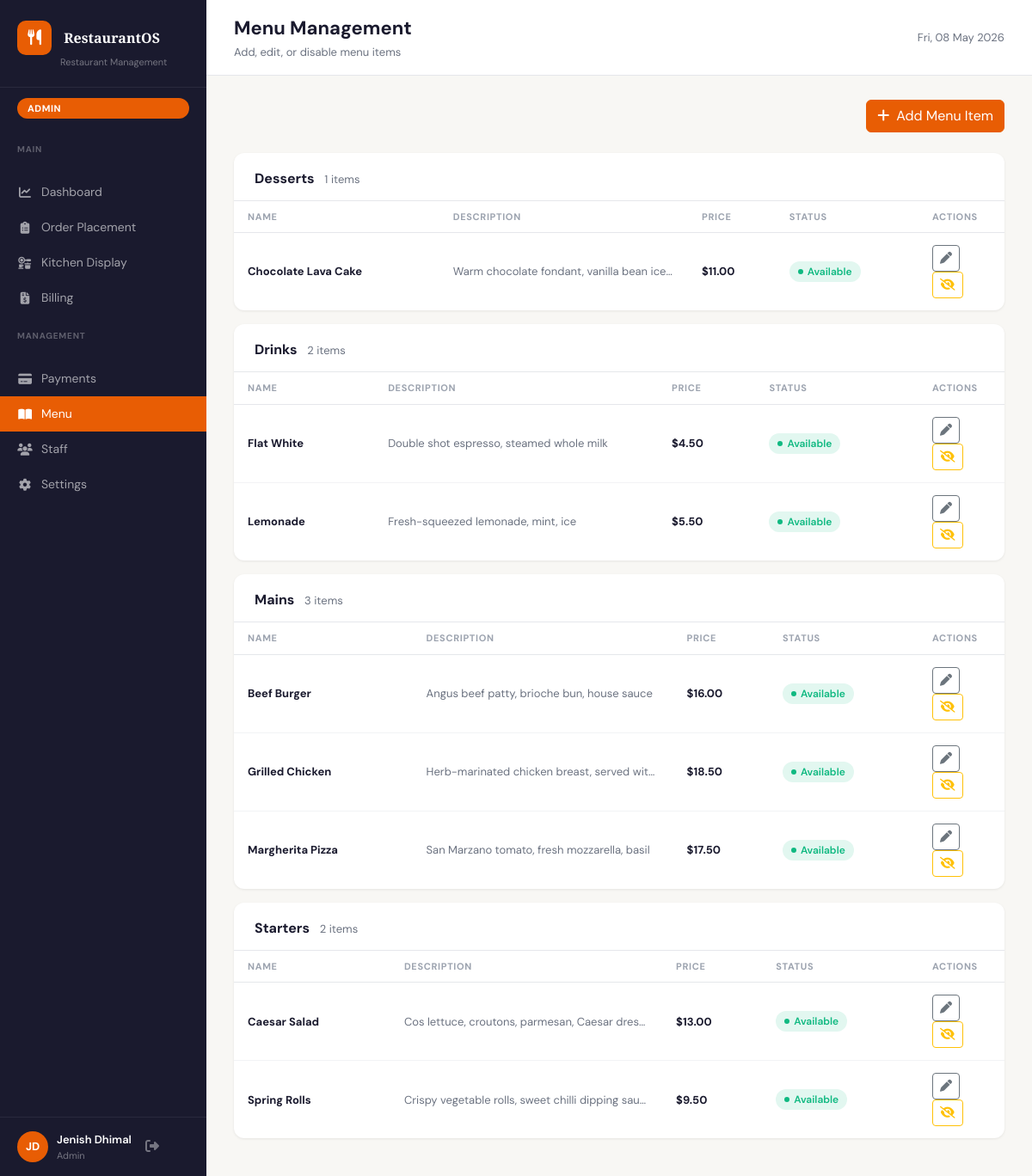
Page /menu.php (signed in) on the committed database.
### tables this page shows
CREATE TABLE menu_items (
    id INT UNSIGNED AUTO_INCREMENT PRIMARY KEY,
    name VARCHAR(100) NOT NULL,
    description TEXT,
    price DECIMAL(8,2) NOT NULL,
    category VARCHAR(50),
    is_available TINYINT(1) NOT NULL DEFAULT 1,
    stock_item_id INT UNSIGNED DEFAULT NULL,
    deduct_qty DECIMAL(8,3) NOT NULL DEFAULT 0,
    created_at DATETIME NOT NULL DEFAULT CURRENT_TIMESTAMP
);

### includes/auth.php (called while the page is built, shortened)
<?php
function is_admin(): bool   { return ($_SESSION['role'] ?? '') === 'admin'; }
function is_kitchen(): bool { return ($_SESSION['role'] ?? '') === 'kitchen'; }
function current_user(): ?array {
    return [
        'id'   => $_SESSION['user_id'],
        'name' => $_SESSION['name'],
        'role' => $_SESSION['role'],
    ];
}

### menu.php (the view, shortened to what this page needs)
<?php
require_once __DIR__ . '/includes/auth.php';
$pdo = db();
$items = $pdo->query(
    "SELECT id, name, description, price, category, is_available
     FROM menu_items ORDER BY category, name"
)->fetchAll();
$grouped = [];
foreach ($items as $item) {
    $grouped[$item['category'] ?: 'Uncategorised'][] = $item;
}
$pageTitle    = 'Menu Management';
$pageSubtitle = 'Add, edit, or disable menu items';
$activePage   = 'menu';
require_once __DIR__ . '/includes/header.php';
?>
<div class="d-flex justify-content-between align-items-center mb-4">
  <button class="btn btn-primary" onclick="openAddModal()">
    <i class="fa-solid fa-plus me-2"></i>Add Menu Item
  </button>
</div>
<?php foreach ($grouped as $category => $catItems): ?>
<div class="section-card mb-3">
  <div class="section-card-header">
    <h2>
      <?= htmlspecialchars($category) ?>
      <span class="ms-2 fw-normal" style="font-size:13px;color:var(--text-secondary);"><?= count($catItems) ?> items</span>
    </h2>
  </div>
  <div style="overflow-x:auto;">
    <table class="ros-table">
      <thead>
        <tr>
          <th>Name</th>
          <th>Description</th>
          <th>Price</th>
          <th>Status</th>
          <th style="width:100px;">Actions</th>
        </tr>
      </thead>
      <tbody>
        <?php foreach ($catItems as $it): ?>
        <tr>
          <td><strong><?= htmlspecialchars($it['name']) ?></strong></td>
          <td style="color:var(--text-secondary);max-width:200px;white-space:nowrap;overflow:hidden;text-overflow:ellipsis;">
            <?= htmlspecialchars($it['description'] ?? '') ?>
          </td>
          <td><strong>$<?= number_format($it['price'], 2) ?></strong></td>
          <td>
            <?php if ($it['is_available']): ?>
              <span class="status-badge status-ready">Available</span>
            <?php else: ?>
              <span class="status-badge" style="background:rgba(107,114,128,.1);color:#6b7280;">Unavailable</span>
            <?php endif; ?>
          </td>
          <td>
            <button class="btn btn-sm btn-outline-secondary me-1" title="Edit"
              onclick="openEditModal(<?= htmlspecialchars(json_encode($it), ENT_QUOTES) ?>)">
              <i class="fa-solid fa-pen"></i>
            </button>
            <form method="POST" action="/menu-toggle.php" class="d-inline">
              <button type="submit"
                class="btn btn-sm <?= $it['is_available'] ? 'btn-outline-warning' : 'btn-outline-success' ?>"
                title="<?= $it['is_available'] ? 'Disable' : 'Enable' ?>">
                <i class="fa-solid fa-<?= $it['is_available'] ? 'eye-slash' : 'eye' ?>"></i>
              </button>
            </form>
          </td>
        </tr>
        <?php endforeach; ?>
      </tbody>
    </table>
  </div>
</div>
<?php endforeach; ?>
<?php require_once __DIR__ . '/includes/footer.php'; ?>

### includes/header.php (shortened to what this page needs)
<?php
$user = current_user();
$initials = strtoupper(implode('', array_map(fn($w) => $w[0], array_filter(explode(' ', $user['name'])))));
$today = date('D, d M Y');
?>
<!DOCTYPE html>
<html lang="en">
<head>
  <link href="https://cdn.jsdelivr.net/npm/bootstrap@5.3.3/dist/css/bootstrap.min.css" rel="stylesheet">
  <link href="https://cdnjs.cloudflare.com/ajax/libs/font-awesome/6.5.0/css/all.min.css" rel="stylesheet">
  <link href="/assets/css/app.css" rel="stylesheet">
</head>
<body>
<div class="app-layout">
  <nav class="sidebar">
    <div class="sidebar-brand">
      <span class="brand-icon"><i class="fa-solid fa-utensils"></i></span>
      <span class="brand-name">RestaurantOS</span>
      <span class="brand-sub">Restaurant Management</span>
    </div>
    <span class="role-badge"><?= strtoupper(htmlspecialchars($user['role'])) ?></span>
    <p class="sidebar-section-label">Main</p>
    <ul class="sidebar-nav">
      <?php if (is_admin()): ?>
      <li><a href="/dashboard.php" class="<?= $activePage === 'dashboard' ? 'active' : '' ?>">
        <i class="fa-solid fa-chart-line"></i> Dashboard
      </a></li>
      <?php endif; ?>
      <?php if (!is_kitchen()): ?>
      <li><a href="/orders.php" class="<?= $activePage === 'orders' ? 'active' : '' ?>">
        <i class="fa-solid fa-clipboard-list"></i> Order Placement
      </a></li>
      <?php endif; ?>
      <li><a href="/kitchen.php" class="<?= $activePage === 'kitchen' ? 'active' : '' ?>">
        <i class="fa-solid fa-kitchen-set"></i> Kitchen Display
      </a></li>
      <?php if (!is_kitchen()): ?>
      <li><a href="/bill.php" class="<?= $activePage === 'billing' ? 'active' : '' ?>">
        <i class="fa-solid fa-file-invoice-dollar"></i> Billing
      </a></li>
      <?php endif; ?>
    </ul>
    <p class="sidebar-section-label"><?= is_admin() ? 'Management' : 'More' ?></p>
    <ul class="sidebar-nav">
      <?php if (!is_kitchen()): ?>
      <li><a href="/payments.php" class="<?= $activePage === 'payments' ? 'active' : '' ?>">
        <i class="fa-solid fa-credit-card"></i> Payments
      </a></li>
      <?php endif; ?>
      <?php if (is_admin()): ?>
      <li><a href="/menu.php" class="<?= $activePage === 'menu' ? 'active' : '' ?>">
        <i class="fa-solid fa-book-open"></i> Menu
      </a></li>
      <li><a href="/staff.php" class="<?= $activePage === 'staff' ? 'active' : '' ?>">
        <i class="fa-solid fa-users"></i> Staff
      </a></li>
      <li><a href="/settings.php" class="<?= $activePage === 'settings' ? 'active' : '' ?>">
        <i class="fa-solid fa-gear"></i> Settings
      </a></li>
      <?php endif; ?>
    </ul>
    <div class="sidebar-user">
      <div class="avatar"><?= htmlspecialchars($initials) ?></div>
      <div>
        <div class="user-name"><?= htmlspecialchars($user['name']) ?></div>
        <div class="user-role"><?= ucfirst(htmlspecialchars($user['role'])) ?></div>
      </div>
      <form method="POST" action="/logout.php" style="margin:0">
        <button type="submit" class="btn-logout" title="Logout">
          <i class="fa-solid fa-right-from-bracket"></i>
        </button>
      </form>
    </div>
  </nav>
  <div class="main-content">
    <header class="topbar">
      <div>
        <div class="topbar-title"><?= htmlspecialchars($pageTitle) ?></div>
        <div class="topbar-sub"><?= htmlspecialchars($pageSubtitle ?? '') ?></div>
      </div>
      <div class="topbar-actions">
        <span class="topbar-date"><?= htmlspecialchars($today) ?></span>
      </div>
    </header>
    <div class="page-content">

### includes/footer.php (shortened to what this page needs)
    </div>
  </div>
</div>
</body>
</html>

### rows in the picture
menu_items: name "Chocolate Lava Cake", description "Warm chocolate fondant, vanilla bean ice…", price "11.00", is_available "Available"
menu_items: name "Flat White", description "Double shot espresso, steamed whole milk", price "4.50", is_available "Available"
menu_items: name "Lemonade", description "Fresh-squeezed lemonade, mint, ice", price "5.50", is_available "Available"
menu_items: name "Beef Burger", description "Angus beef patty, brioche bun, house sauce", price "16.00", is_available "Available"
menu_items: name "Grilled Chicken", description "Herb-marinated chicken breast, served wit…", price "18.50", is_available "Available"
menu_items: name "Margherita Pizza", description "San Marzano tomato, fresh mozzarella, basil", price "17.50", is_available "Available"
menu_items: name "Caesar Salad", description "Cos lettuce, croutons, parmesan, Caesar dres…", price "13.00", is_available "Available"
menu_items: name "Spring Rolls", description "Crispy vegetable rolls, sweet chilli dipping sau…", price "9.50", is_available "Available"

### other values in the picture
$user['role'] "ADMIN"
$initials "JD"
$user['name'] "Jenish Dhimal"
$user['role'] "Admin"
$pageTitle "Menu Management"
$pageSubtitle "Add, edit, or disable menu items"
$category "Desserts"
count($catItems) "1"
$category "Drinks"
count($catItems) "2"
$category "Mains"
count($catItems) "3"
$category "Starters"
